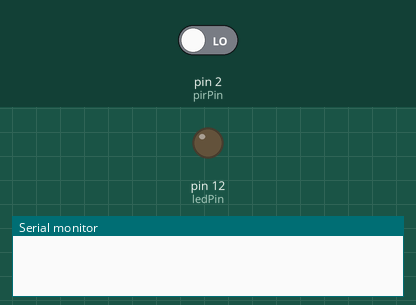
Bench run of a sketch on a simulated Arduino Uno, built with avr-gcc and run on an emulated ATmega328P. Shown: output pins drawn as LEDs (lit = HIGH), the last lines printed to the serial monitor. Inputs (shaded band) come from the test bench; at power-on: pin 2 (pirPin) LOW.

Above: at 1.2 s.
1.3 s: pin 2 (pirPin) driven HIGH
At 1.8 s:
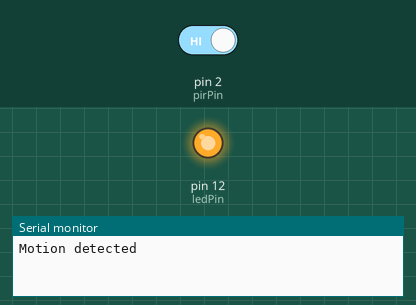
2.8 s: pin 2 (pirPin) driven LOW
At 4.2 s:
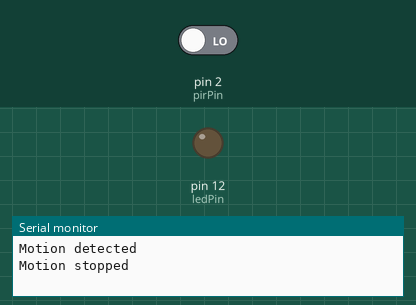
Timing chart, 0 to 5.8 s (numbered marks = the images above; inputs shaded):
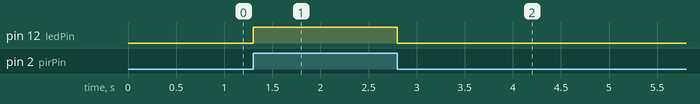

The sketch:

Task_1.1.3.ino
```cpp
const int pirPin = 2;
const int ledPin = 12;

int lastState = LOW;

void setup() {
  Serial.begin(9600);
  pinMode(pirPin, INPUT);
  pinMode(ledPin, OUTPUT);
  digitalWrite(ledPin, LOW);
}

void loop() {
  int currentState = digitalRead(pirPin);

  if (currentState == HIGH && lastState == LOW) {
    Serial.println("Motion detected");
    digitalWrite(ledPin, HIGH);
  }

  if (currentState == LOW && lastState == HIGH) {
    Serial.println("Motion stopped");
    digitalWrite(ledPin, LOW);
  }
  lastState = currentState;
}
```

Measured:
- after the input at 1.3 s, pin 12 (ledPin): LOW → HIGH at once
- after the input at 2.8 s, pin 12 (ledPin): HIGH → LOW at once
